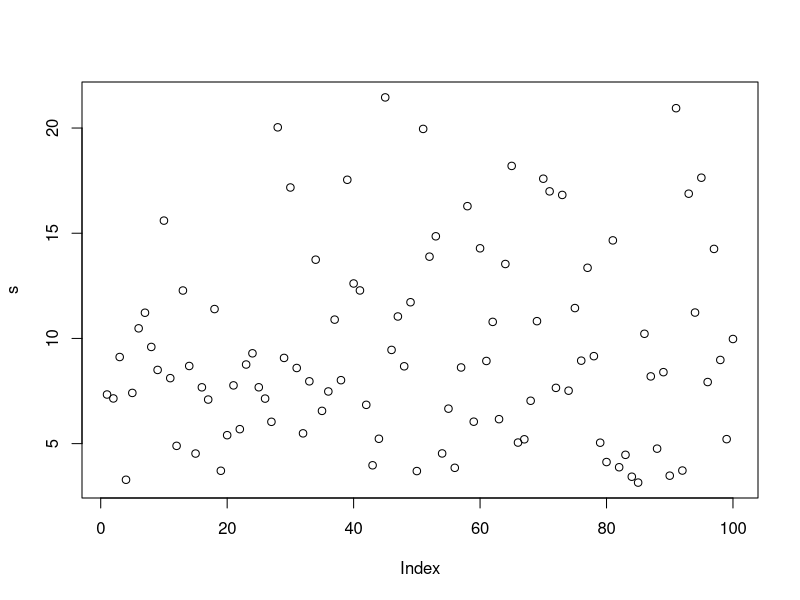
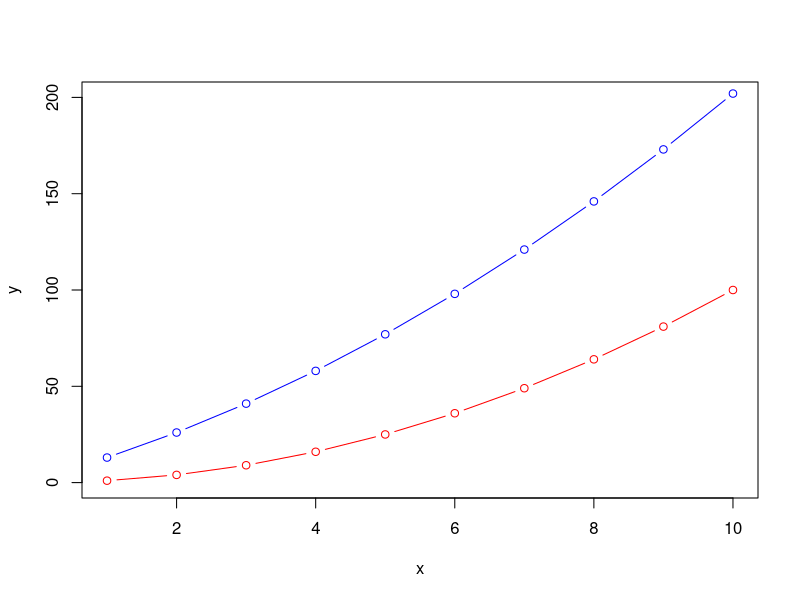
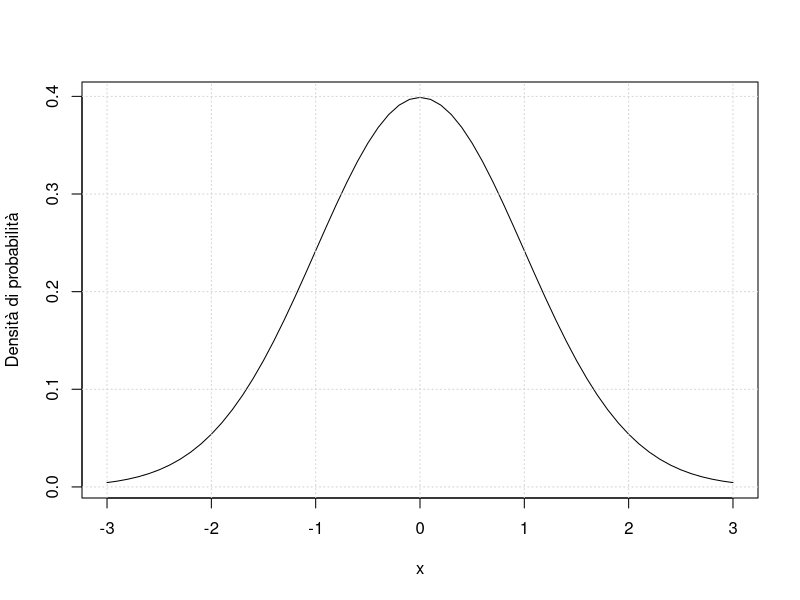
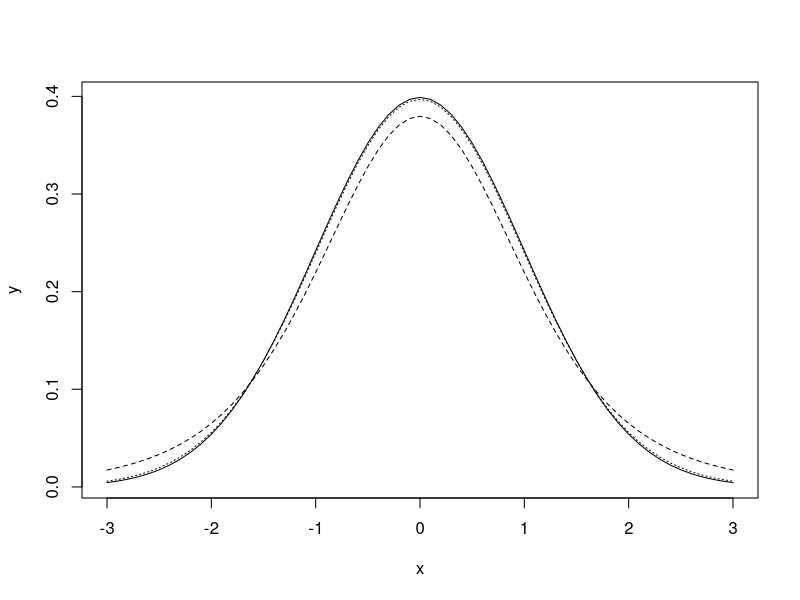
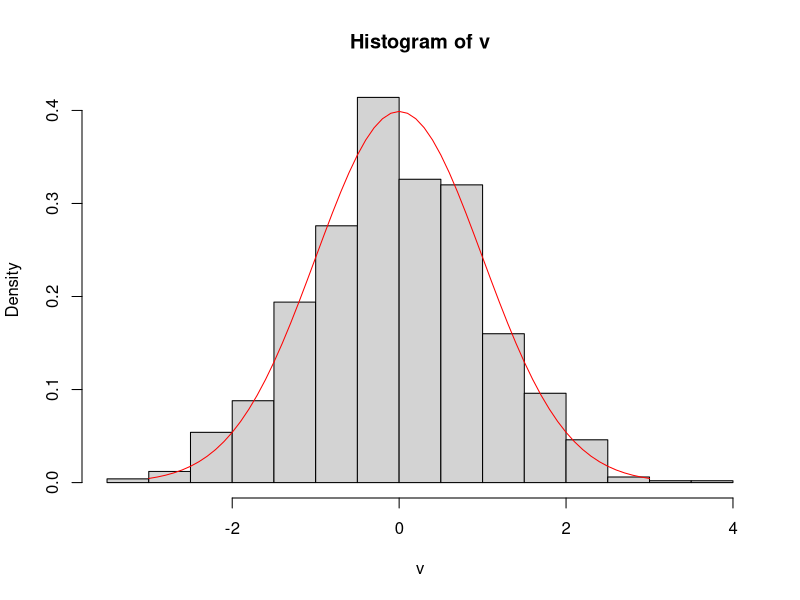
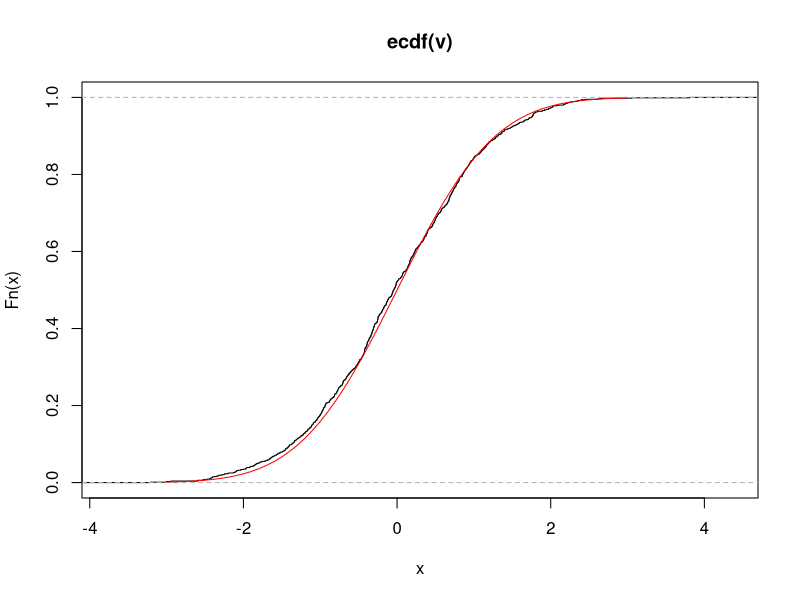
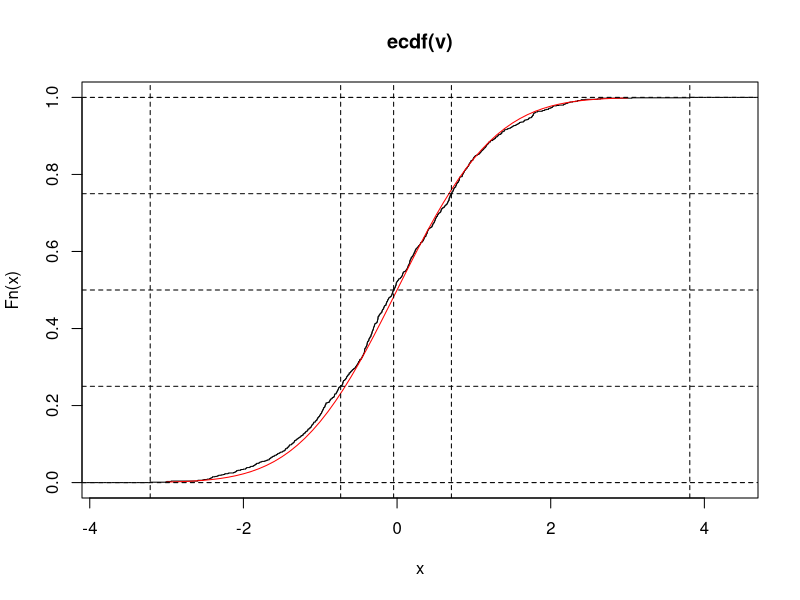
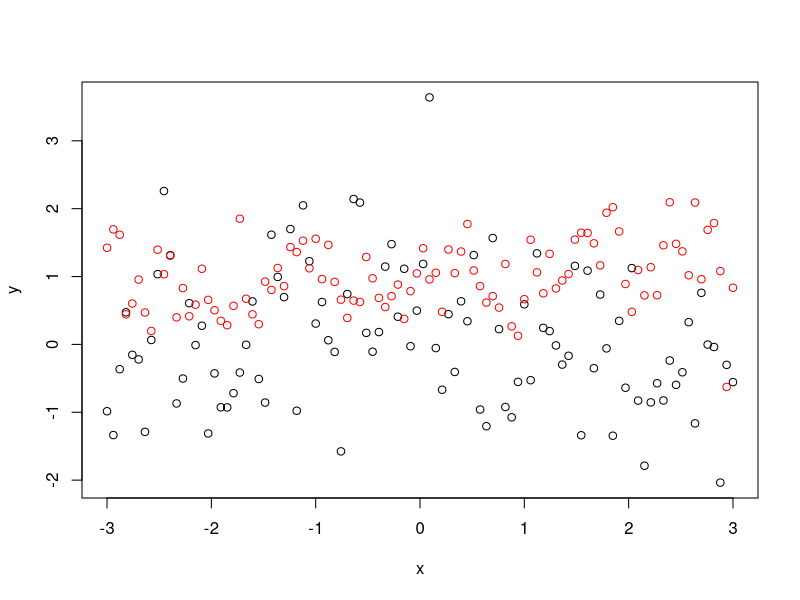

Here is the R script that generated these plots, in order:
## ---- chunk 1
2 + 2
## ---- chunk 2
v <- c(10, 14, 12, 9, 7)
(v.m <- mean(v))
var(v)
sd(v)
sd(v)^2
## ---- chunk 3
set.seed(0)
rnorm(10)
## ---- chunk 4
v2 <- rnorm(100, mean=10, sd=3)
mean(v2)
sd(v2)
## ---- chunk 5
s <- rchisq(100, 10)
plot(s)
## ---- chunk 6
x <- 1:10
y <- x^2
y2 <- 2 + 10 * x + x^2
plot(x, y, type="b", col="red", ylim=c(0, 200))
points(x, y2, type="b", col="blue")
## ---- chunk 7
x <- seq(-3, 3, 0.1)
y <- dnorm(x)

plot(x, y, type="l", xlab="x", ylab="Densità di probabilità")
grid()
## ---- chunk 8
yt <- dt(x, 5)
plot(x, y, type="l")
lines(x, yt, lty=2)
lines(x, dt(x, 50), lty=3)
## ---- chunk 9
v <- rnorm(1000)
hist(v, freq=FALSE)
lines(x, dnorm(x), col="red")
## ---- chunk 10
plot(ecdf(v))
lines(x, pnorm(x), col="red")
## ---- chunk 11
quantile(v)
## ---- chunk 12
quantile(v, probs=seq(0, 1, length.out=4))
quantile(v, probs=(0:10)/10)
quantile(v, 0.7)
## ---- chunk 13
probs <- seq(0, 1, length.out=5)
plot(ecdf(v))
lines(x, pnorm(x), col="red")
abline(h=probs, lty=2)
abline(v=quantile(v, probs=probs), lty=2)
## ---- chunk 14
N <- 100
df <- data.frame(
  x = seq(-3, 3, length.out=N),
  y = rnorm(N),
  y2 = rnorm(N, 1, 0.5)
)

str(df)
## ---- chunk 15
df$y
df$y3 <- runif(N)
## ---- chunk 16
plot(y~x, data=df)
points(y2~x, data=df, col="red")
